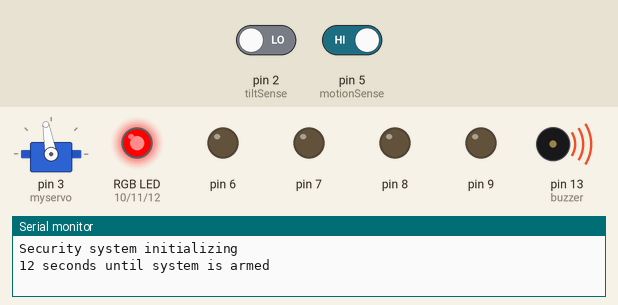
Simulated run of this sketch. Board: Arduino Uno, built with avr-gcc and run on an emulated ATmega328P. Parts: servo, an RGB LED mixed from three pins (HIGH = lit), output pins drawn as LEDs (lit = HIGH), buzzer (waves = sounding), the last lines printed to the serial monitor. Inputs (shaded band) come from the test bench; at power-on: pin 2 (tiltSense) LOW, pin 5 (motionSense) HIGH. Pins used as bus, display or sensor lines are not drawn.

Above: at 0.1 s.
At 0.6 s:
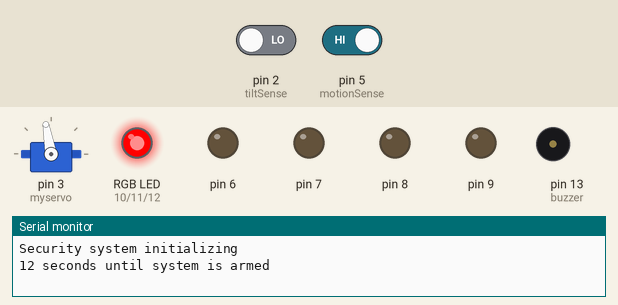
At 1.1 s:
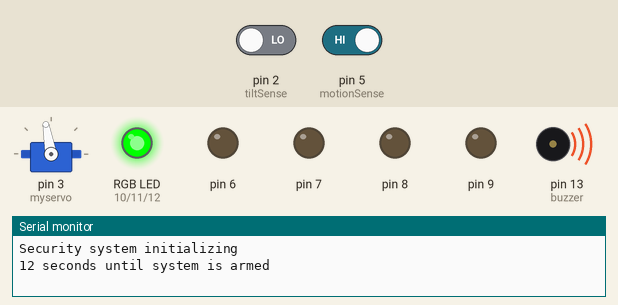
At 1.6 s:
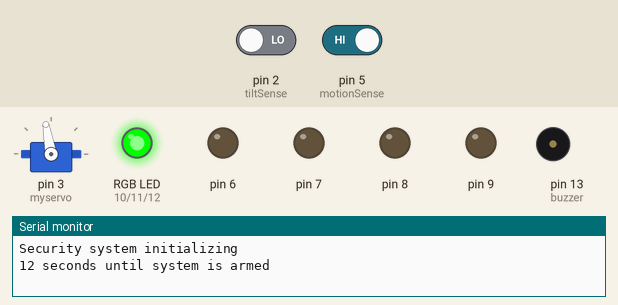
At 2.6 s:
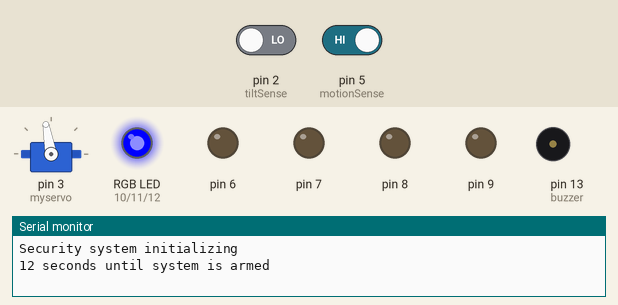
At 14.3 s:
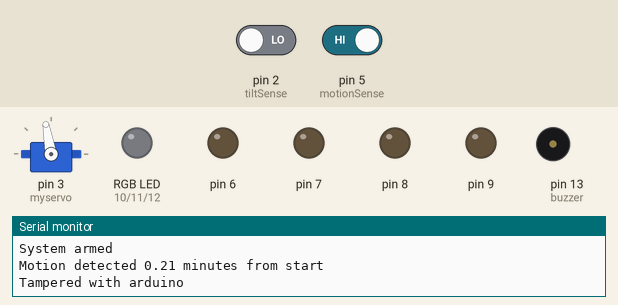
Timing chart, 0 to 15.8 s (numbered marks = the images above):
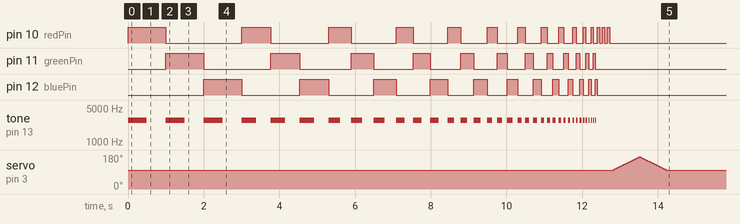

The sketch:

Security_System.ino
```cpp
/*
 * Author: Patrick Creighton
 * Purpose: Prototype alarm system for a bedroom, will put a computer
 *          to sleep if one of the various triggers (line 90) are tripped.
 * Materials: Servo motor, active buzzer, buttons(x4), 10k Ohm resistors(x5),
 *            330 Ohm resistors(x3), tilt sensor, PIR motion sensor, RGB LED
 * Notes: Adjust the sensitivity and delay time potentiometers on the PIR
 *        motion sensor for your room
 */

#include <Servo.h>

Servo myservo; // attached to pin 3

// connect devices to their corresponding digital pin
const int tiltSense = 2;
const int failSafe = 4;
const int motionSense = 5;
const int button1 = 6;
const int button2 = 7;
const int button3 = 8;
const int button4 = 9;
const int redPin = 10;
const int greenPin = 11;
const int bluePin = 12;
const int buzzer = 13;

// constants used
#define START_POS 100
#define END_POS 170
#define ONE_SEC 1000
#define MS_TO_S 1000.0
#define S_TO_MIN 60.0
#define PSW_LENGTH 5
#define NUM_ATTEMPTS 3
#define ALARM_LENGTH 20 // in seconds

// initializing variables used
unsigned long detectedTime;
int index;
int checkEntry;

// array containing disarm password
int password[PSW_LENGTH] = {button2, button3, button1, button3, button4};

void setup()
{
  Serial.begin(9600); // initializing serial monitor
  Serial.println("Security system initializing");

  myservo.attach(3); // initializing servo motor at pin 3
  myservo.write(START_POS);

  // initializing input devices
  pinMode(tiltSense, INPUT);
  pinMode(failSafe, INPUT);
  pinMode(motionSense, INPUT);

  // initializing output devices
  for(int pin = button1; pin <= buzzer; pin++) {
    pinMode(pin, OUTPUT);
  }

  Serial.println("12 seconds until system is armed");
  countdown();
  Serial.println("System armed");
  alert();

  // waiting until motion is detected
  while(digitalRead(motionSense) == LOW) {
    continue;
  }

  // recording time that motion was detected
  detectedTime = millis();
  Serial.print("Motion detected ");
  Serial.print(detectedTime / MS_TO_S / S_TO_MIN);
  Serial.println(" minutes from start");

  // starting alarm
  setColour(HIGH, HIGH, LOW); // yellow
  digitalWrite(buzzer, HIGH);

  // "password attempts" loop
  for(int count = 0; count < NUM_ATTEMPTS; count++) {
    // reset for each attempt
    index = 0; // used to compare values to the password array
    checkEntry = true; // flag for incorrect button press

    /* Boolean expressions are the triggers:
     *    1) 20 seconds has passed
     *    2) tilt sensor on arduino has moved
     *    3) buzzer was removed
     *    4) 3 incorrect password attempts
     *    (last expression is for when the password is entered correctly)
     */
    while(millis() - detectedTime <= ALARM_LENGTH * ONE_SEC && digitalRead(tiltSense) == HIGH && digitalRead(failSafe) == HIGH && checkEntry && index < PSW_LENGTH) {
      // scanning all butons for input
      for (int button = button1; button <= button4; button++) {
        if (digitalRead(button) == HIGH) {
          while (digitalRead(button) == HIGH) {
            continue;
          }
          delay(5); //improves stability

          if(button != password[index]) {
            // stopping alarm to play alert
            digitalWrite(buzzer, LOW);
            setColour(LOW, LOW, LOW);
            delay(ONE_SEC / 2);

            alert();

            // restarting alarm after alert
            delay(ONE_SEC / 2);
            setColour(HIGH, HIGH, LOW);
            digitalWrite(buzzer, HIGH);

            checkEntry = false; // if incorrect button pressed, attempt has failed
            break;
          }

          index++; // if correct button is pressed, moves on to next value of password array
        }
      }
    }
    // if one of the triggers are tripped, break out of the "password attempts" loop
    if(millis() - detectedTime > ALARM_LENGTH * ONE_SEC || digitalRead(tiltSense) == LOW || digitalRead(failSafe) == LOW || index == PSW_LENGTH) {
      break;
    }
  }
  // cases where one of the triggers were tripped
  if(millis() - detectedTime > ALARM_LENGTH * ONE_SEC || digitalRead(tiltSense) == LOW || digitalRead(failSafe) == LOW || !checkEntry) {
    // prints to serial monitor which trigger was tripped
    if(millis() - detectedTime > ALARM_LENGTH * ONE_SEC) {
      Serial.println("Time limit surpassed");
    }
    else if(digitalRead(tiltSense) == LOW) {
      Serial.println("Tampered with arduino");
    }
    else if(digitalRead(failSafe) == LOW) {
      Serial.println("Took out buzzer");
    }
    else {
      Serial.println("Out of password attempts");
    }

    // turn off alarm
    digitalWrite(buzzer, LOW);
    setColour(LOW, LOW, LOW);

    // presses computer power button...
    for (int pos = START_POS; pos <= END_POS; pos += 1) {
    myservo.write(pos);
    delay(10);
    }
    // ... then releases it, turning computer to sleep
    for (int pos = END_POS; pos >= START_POS; pos -= 1) {
      myservo.write(pos);
      delay(10);
    }
  }
  // case where correct password is entered
  else {
    // turn off alarm
    digitalWrite(buzzer, LOW);
    setColour(LOW, LOW, LOW);
    delay(ONE_SEC / 5);

    Serial.println("Password accepted");
    disarmAlert();
  }
}

void countdown()
{
  for(int pause = ONE_SEC; pause > 50; pause /= 1.3) {
    tone(buzzer, 2800, pause / 2);
    setColour(HIGH, LOW, LOW); // red
    delay(pause);
    tone(buzzer, 2800, pause / 2);
    setColour(LOW, HIGH, LOW); // blue
    delay(pause);
    tone(buzzer, 2800, pause / 2);
    setColour(LOW, LOW, HIGH); // green
    delay(pause);
  }
  setColour(LOW, LOW, LOW); // off
}

void alert()
{
  for(int count = 0; count < 3; count++) {
    digitalWrite(buzzer, HIGH);
    setColour(HIGH, LOW, LOW); // red
    delay(ONE_SEC / 15);
    digitalWrite(buzzer, LOW);
    setColour(LOW, LOW, LOW);
    delay(ONE_SEC / 15);
  }
}

void disarmAlert()
{
  setColour(0, 255, 0);
    digitalWrite(buzzer, HIGH);
    delay(ONE_SEC / 5);
    setColour(0, 0, 0);
    digitalWrite(buzzer, LOW);
    delay(ONE_SEC / 5);
    setColour(0, 255, 0);
    digitalWrite(buzzer, HIGH);
    delay(ONE_SEC / 5);
    setColour(0, 0, 0);
    digitalWrite(buzzer, LOW);
}

void setColour(int red, int green, int blue)
{
  digitalWrite(redPin, red);
  digitalWrite(greenPin, green);
  digitalWrite(bluePin, blue);
}

void loop()
{
}
```
